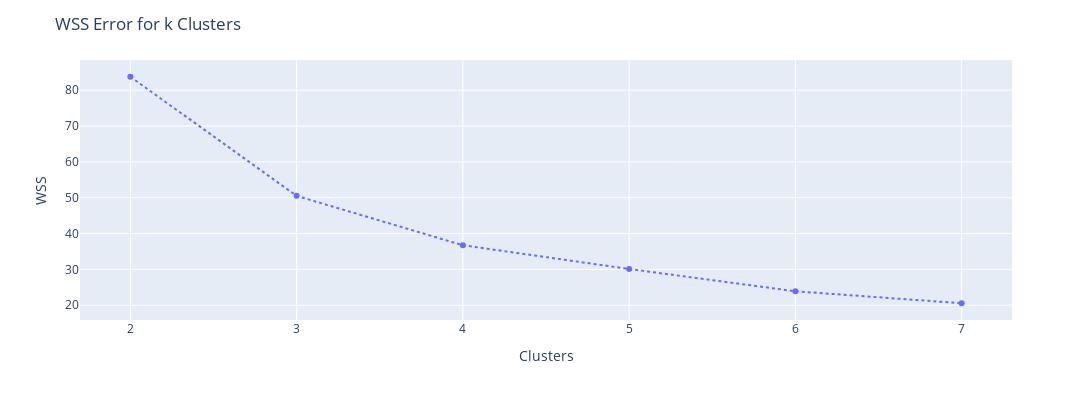

The code cell stored with this chart in its notebook:
### Markdown cell above
## 7.1. Within-Cluster Sum of Square <a id='within_cluster'></a>

### Code cell
wss = []

for k in clusters:
    # model definition
    kmeans = KMeans(init = 'random', n_clusters = k, n_init = 10, max_iter = 300, random_state = 42)
    
    # model training
    kmeans.fit(X)
    
    # validation
    wss.append(kmeans.inertia_)
    
# plot wss - Elbow Method
fig = px.line(x=clusters, y=wss, markers = True, width=1200, height=400)
fig.update_layout(title='WSS Error for k Clusters',
                  xaxis_title="Clusters",
                  yaxis_title="WSS")
fig.update_traces(patch={"line": {"dash": 'dot'}}) 
fig.show()

### Figure 1 — Plotly figure (JSON) as saved in the notebook; plotly's stock layout.template omitted (floating-point values rounded to 4 significant figures)
{"data": [{"hovertemplate": "x=%{x}<br>y=%{y}<extra></extra>", "legendgroup": "", "line": {"color": "#636efa", "dash": "dot"}, "marker": {"symbol": "circle"}, "mode": "lines+markers", "name": "", "orientation": "v", "showlegend": false, "type": "scatter", "x": [2, 3, 4, 5, 6, 7], "xaxis": "x", "y": [83.76, 50.52, 36.73, 30.11, 23.88, 20.54], "yaxis": "y"}], "layout": {"height": 400, "legend": {"tracegroupgap": 0}, "margin": {"t": 60}, "title": {"text": "WSS Error for k Clusters"}, "width": 1200, "xaxis": {"anchor": "y", "autorange": true, "domain": [0, 1], "range": [1.7, 7.3], "title": {"text": "Clusters"}, "type": "linear"}, "yaxis": {"anchor": "x", "autorange": true, "domain": [0, 1], "range": [15.87, 88.43], "title": {"text": "WSS"}, "type": "linear"}}}
